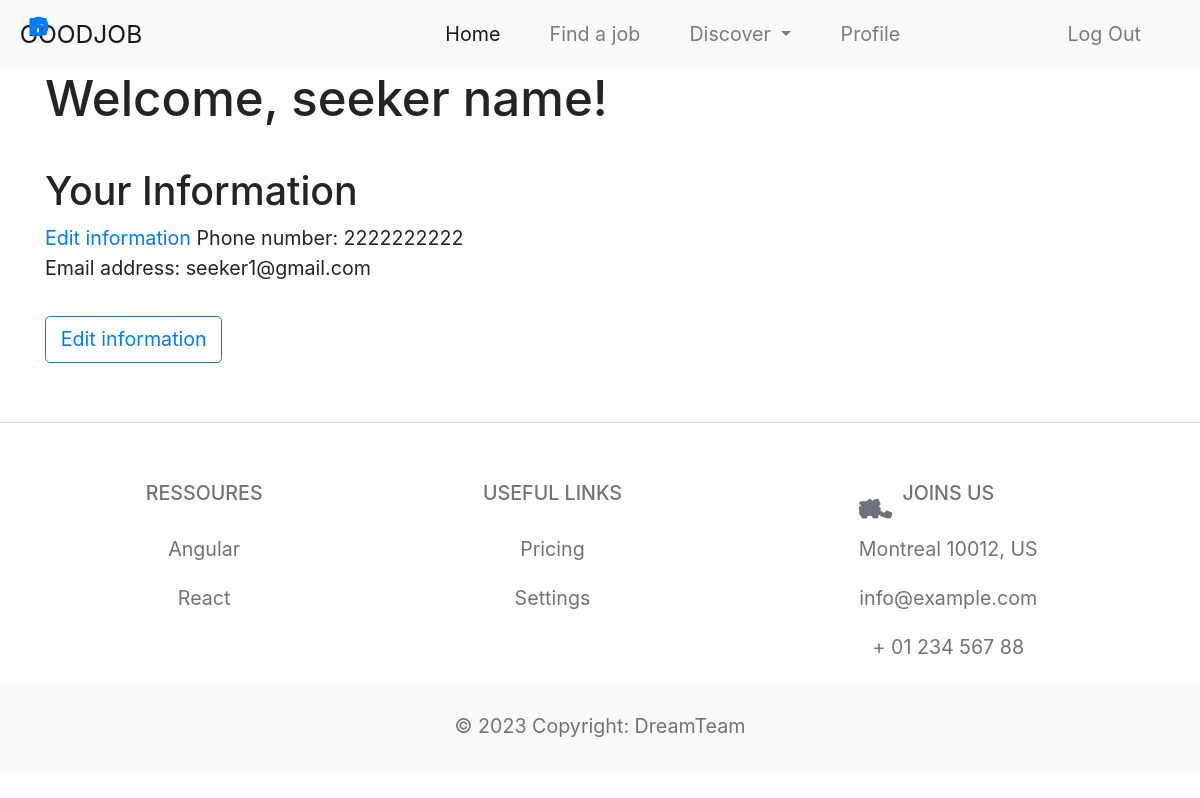
/seeker_home (signed in), run on the app's committed database.
### app/models/user.py (models this page shows)
class User(db.Model, UserMixin):
    id = db.Column(db.Integer, primary_key=True)
    email = db.Column(db.String(100), unique=True)
    password = db.Column(db.String(20))
    first_name = db.Column(db.String(50))
    last_name = db.Column(db.String(50))
    company_name = db.Column(db.String(50))
    phone_number = db.Column(db.String(15))
    resume_file = db.Column(db.LargeBinary)
    profile = db.Column(db.String(20)) #values are "seeker", "employer", "admin"
    Posts = db.relationship('Post', backref='user', passive_deletes=True)

### app/views/main.py (the view)
@main.route('/seeker_home')
@login_required
def seeker_home():
    user_id = request.args.get('user_id')
    user = User.query.filter_by(id=user_id).first()
    return render_template("home/seeker_home.html", user=current_user)

### app/views/main.py (called while the page is built)
@login_required
def get_notifications():
    if current_user:
        notifications = Notification.query.filter_by(user_id=current_user.id).all()
        return notifications
    else:
        return []

@main.context_processor
def inject_notifications():
    notifications = get_notifications()
    return dict(notifications=notifications)

### app/templates/home/seeker_home.html (shortened to what this page needs)
{% extends "base.html" %}
{% block content %}
<h1>{% print("Welcome, " + user.first_name + " " + user.last_name + "!" )%}</h1>
<h2>Your Information</h2>
<a id = "editinfo" href="/editinfo/{{user.id}}">Edit information</a>
{% print("Phone number: " + user.phone_number) %} </br>
{% print("Email address: " + user.email) %}</br>
<a id = "editinfo" href="/editinfo/{{user.id}}"><button type="button" class="btn btn-outline-primary" style="margin-top: 3%;">Edit information</button></a>
{% endblock %}

### app/static/css/main.css (style rules this page uses)
* { margin: 0; text-decoration: none; padding: 0; list-style: none; }
:root { font-size: calc(16px + (20 - 16) * (100vw - 320px) / (1280 - 320)); }

### data on the page
User: first_name+last_name "Welcome, seeker name!", phone_number "Phone number: 2222222222", email "Email address: seeker1@gmail.com"
